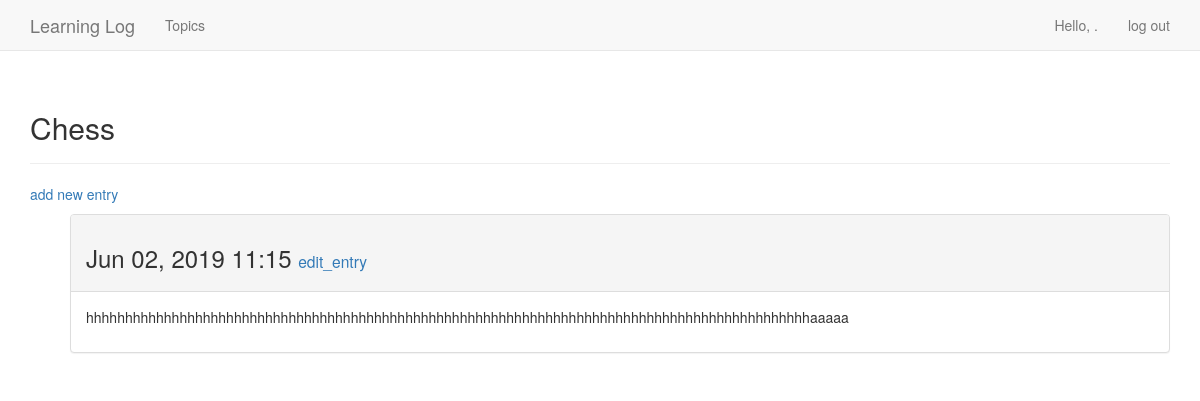
Page /topics/6/ (signed in) on the committed database.
### learning_logs/models.py (models this page shows, shortened)
class Topic(models.Model):
    text = models.CharField(max_length=200)
    data_added = models.DateTimeField(auto_now_add=True)
    owner = models.ForeignKey(User, on_delete=models.CASCADE)
    def __str__(self):
        return self.text

class Entry(models.Model):
    topic = models.ForeignKey(Topic, on_delete=models.CASCADE)
    text = models.TextField()
    data_added = models.DateTimeField(auto_now_add=True)
    class Meta:
        verbose_name_plural = 'entries'

### learning_logs/views.py (the view)
# urls.py: url(r'^topics/(?P<topic_id>\d+)/$', views.topic, name='topic'),
@login_required
def topic(request, topic_id):
    topic = Topic.objects.get(id=topic_id)
    if topic.owner != request.user:
        raise Http404
    entries = topic.entry_set.order_by('-data_added')  # 减号指定以降序排列
    context = {'topic': topic, 'entries': entries}
    return render(request, 'learning_logs/topic.html', context)

### learning_logs/templates/learning_logs/topic.html
{% extends "learning_logs/base.html" %}
{% block header%}
    <h2>{{topic}}</h2>
{% endblock header%}
{% block content %}
    <p>
        <a href="{% url 'learning_logs:new_entry' topic.id %}">add new entry</a>
    </p>
    <ul>
        {% for entry in entries %}
            <div class="panel panel-default">
                <div class="panel-heading">
                    <h3>
                        {{ entry.data_added|date:'M d, Y H:i'}}
                        <small>
                            <a href="{% url 'learning_logs:edit_entry' entry.id %}">edit_entry</a>
                        </small>
                    </h3>
                </div>
                <div class="panel-body">
                    {{ entry.text|linebreaks }}
                </div>
            </div>
        {% empty %}
            <li>There are no entries for this topic yet.</li>
        {% endfor %}
    </ul>
{% endblock content %}

### rows in the picture
Topic: text "Chess"
Entry: data_added "Jun 02, 2019 11:15", text "hhhhhhhhhhhhhhhhhhhhhhhhhhhhhhhhhhhhhhhhhhhhhhhhhhhhhhhhhhhhhhhhhhhhhhhhhhhhhhhhhhhhhhhhhhhhhaaaaa"
